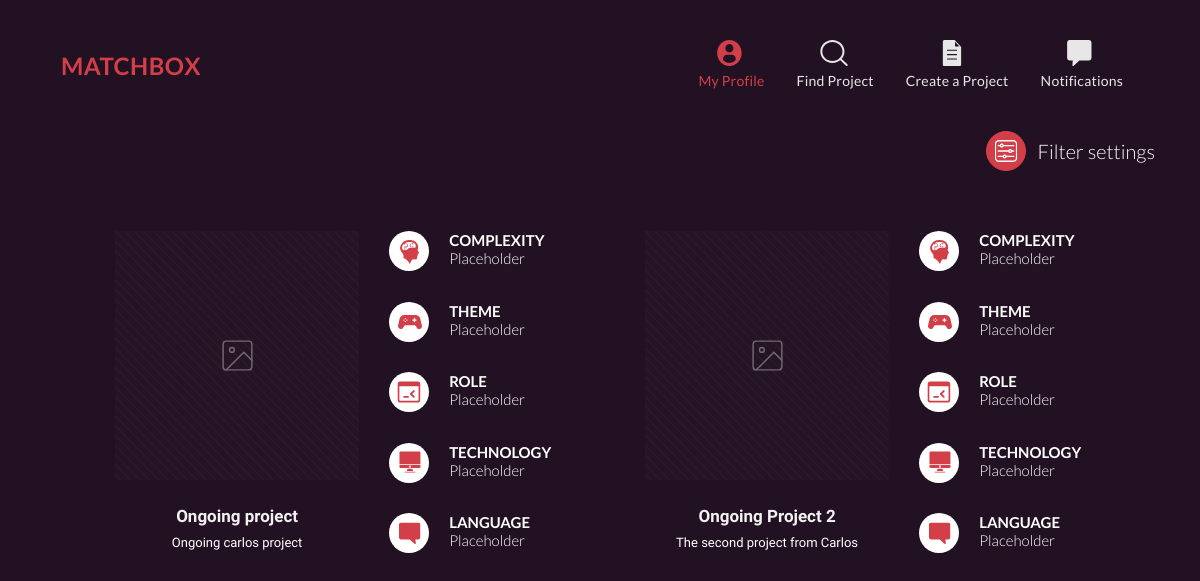
The app's page /find, older data.
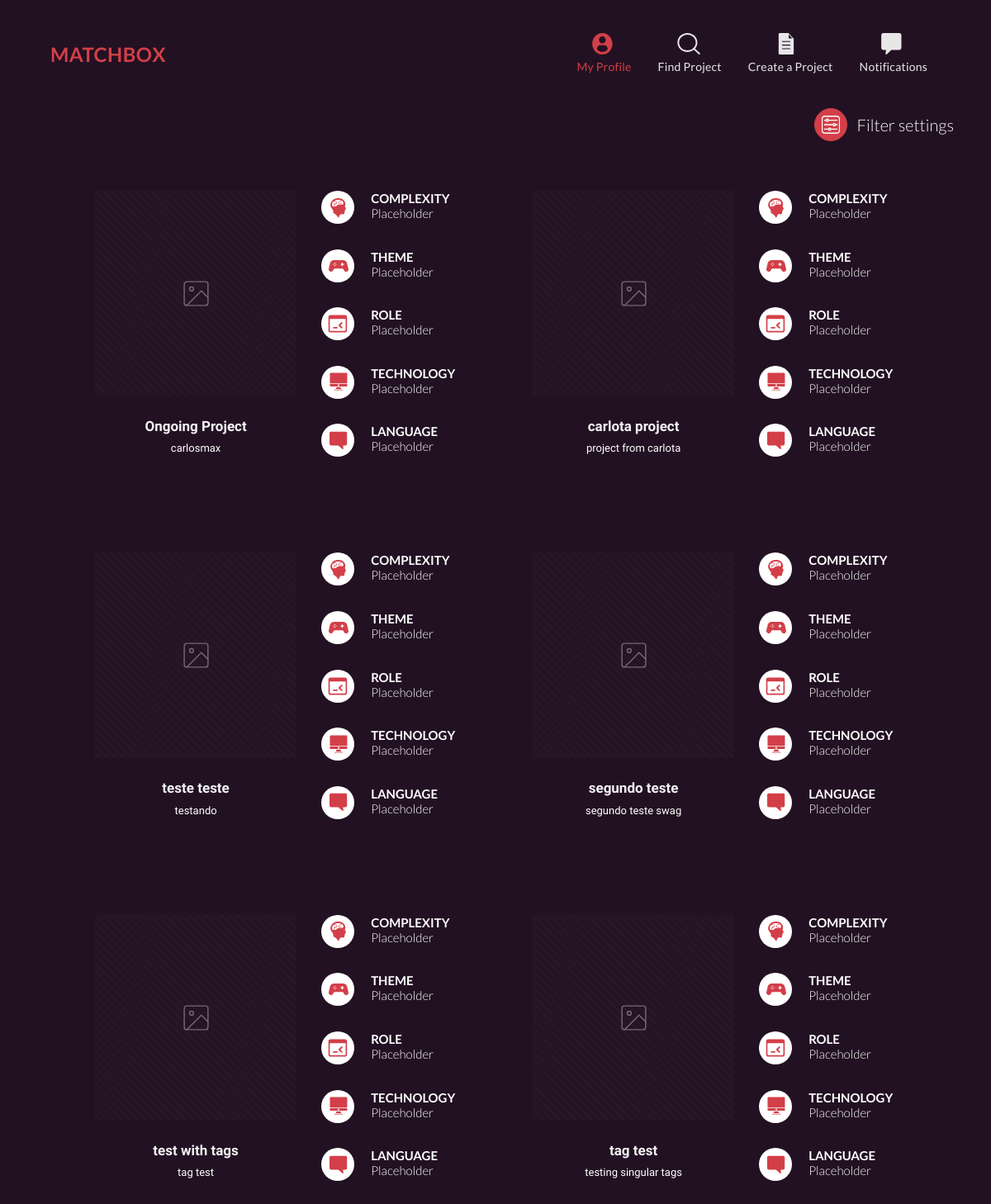
The same page, newer data.
### matchcore/models.py (models this page shows, shortened)
class Project(models.Model):
    STATE = [
        ('O', 'Ongoing'),
        ('A', 'Archived'),
    ]
    title = models.CharField(max_length=50)
    small_description = models.CharField(max_length=100)
    big_description = models.CharField(max_length=1000)
    img = models.ImageField(upload_to='images/projects', default='')
    state = models.CharField(max_length=1, choices=STATE)
    tags = models.ManyToManyField(ProjectTag)
    participants = models.ManyToManyField(Person, through='ProjectParticipation')

### matchcore/views.py (the view, shortened to what this page needs)
# urls.py: path('find', views.find_page),
def find_page(request):
    projects = Project.objects.filter(state='O')
    keys = list(request.GET.keys())
    context = {
        'projects': projects,
    }
    return render(request, 'matchcore/find_page.html', context)

### matchcore/templates/matchcore/find_page.html
{% extends "matchcore/layout_nav.html" %}
{% load static %}
{% block main %}
<div class="container">
	<div class="row mt-4">
		<div class="col text-right">
					<button class="filter-button btn btn-primary mr-2">
						<img src="{% static 'matchcore/images/settings.svg' %}">
					</button>
					<span class="align-middle filter-button-text">Filter settings</span>
		</div>
	</div>
	<div class="row project-list">
		{% for p in projects %}
			<div class="col-6 project-item">
				<div class="row">
					<div class="col-7 text-center">
						<img class="project-picture img-fluid" src="{% static 'matchcore/images/projects/placeholder.svg' %}">
						<div class="mt-4 px-2">
							<span class="project-title mb-1">{{p.title}}</span>
							<p class="project-short-desc">{{p.small_description}}</p>
						</div>
					</div>
					<div class="col project-tags">
						<div class="tags-item">
							<div class="tags-circle"><img src="{% static 'matchcore/images/projects/tag-complexity.svg' %}"></div>
							<div class="tags-desc"><span class="tags-name">Complexity</span>Placeholder</div>
						</div>
						<div class="tags-item">
							<div class="tags-circle"><img src="{% static 'matchcore/images/projects/tag-theme.svg' %}"></div>
							<div class="tags-desc"><span class="tags-name">Theme</span>Placeholder</div>
						</div>
						<div class="tags-item">
							<div class="tags-circle"><img src="{% static 'matchcore/images/projects/tag-role.svg' %}"></div>
							<div class="tags-desc"><span class="tags-name">Role</span>Placeholder</div>
						</div>
						<div class="tags-item">
							<div class="tags-circle"><img src="{% static 'matchcore/images/projects/tag-technology.svg' %}"></div>
							<div class="tags-desc"><span class="tags-name">Technology</span>Placeholder</div>
						</div>
						<div class="tags-item">
							<div class="tags-circle"><img src="{% static 'matchcore/images/projects/tag-language.svg' %}"></div>
							<div class="tags-desc"><span class="tags-name">Language</span>Placeholder</div>
						</div>
					</div>
				</div>
			</div>
		{% endfor %}
	</div>
</div>
{% endblock %}

Row changes from the older to the newer data that the page shows:
no longer on this page (row edited): Project: title "Ongoing project", small_description "Ongoing carlos project"
now on this page (row edited): Project: title "Ongoing Project", small_description "carlosmax"
changed Project: title "Ongoing Project 2" → "carlota project"; small_description "The second project from Carlos" → "project from carlota"
added Project: title "teste teste", small_description "testando"
added Project: title "segundo teste", small_description "segundo teste swag"
added Project: title "test with tags", small_description "tag test"
added Project: title "tag test", small_description "testing singular tags"
